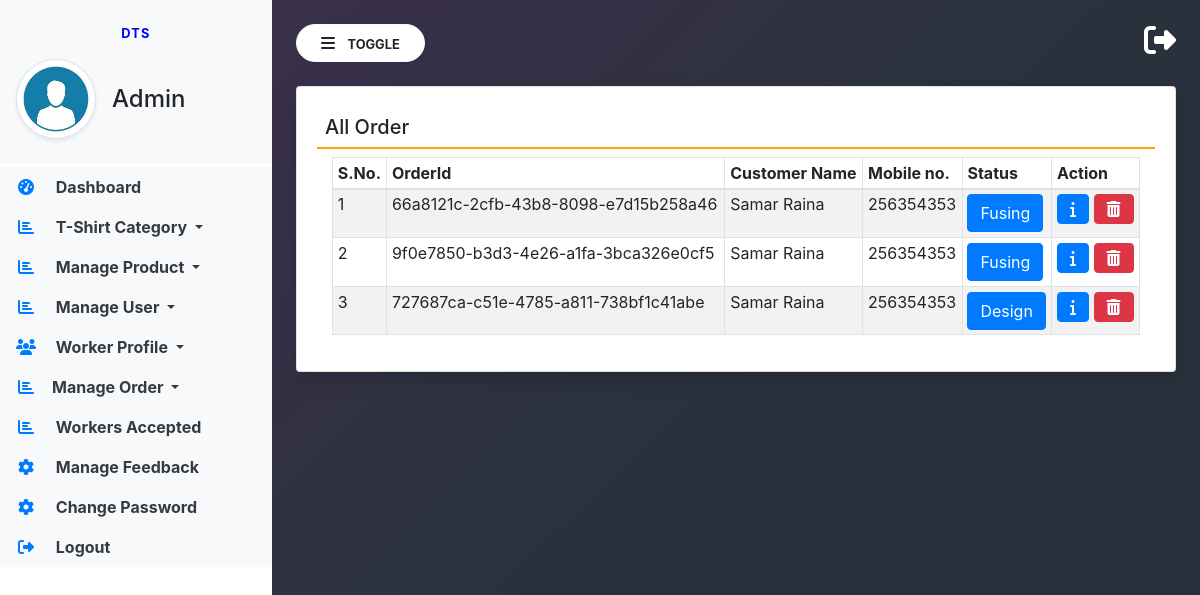
The app's page /manage-order/ with its own data.
### store_app/models.py (models this page shows, shortened)
class Order(models.Model):
    order_id = models.CharField(max_length=50, unique=True, default=uuid.uuid4, editable=False)
    user = models.ForeignKey(User, on_delete=models.CASCADE)
    user_p = models.ForeignKey(UserProfile, on_delete=models.CASCADE)
    product = models.CharField(max_length=1000,default='')
    status = models.IntegerField(choices=ORDERSTATUS, default=1)
    image = models.FileField(null=True, blank=True)
    quantity = models.IntegerField()
    phone = models.IntegerField() #Extra
    address = models.CharField(max_length=300, null=True, blank=True)
    product_description = models.TextField(null=True, blank=True)
    created = models.DateTimeField(auto_now_add=True)

class UserProfile(models.Model):
    user = models.ForeignKey (User, on_delete=models.CASCADE, null=True, blank=True)
    name = models.CharField(max_length=100, null=True, blank=True)
    last = models.CharField(max_length=100, null=True, blank=True)
    username = models.CharField(max_length=100, null=True, blank=True)
    email = models.CharField(max_length=150, null=True, blank=True)
    mobile = models.CharField(max_length=100, null=True, blank=True)
    address = models.TextField(null=True, blank=True)
    image = models.FileField(null=True, blank=True)

### E_shop/views.py (the view)
# urls.py: path('manage-order/', views.manage_order, name="manage_order"),
def manage_order(request):
    action = request.GET.get('action', 0)
    order = Order.objects.filter(status=int(action))
    order_status = ORDERSTATUS[int(action)-1][1]
    if int(action) == 0:
        order = Order.objects.filter()
        order_status = 'All'
    return render(request, 'admin/manage_ordered.html', locals())

### templates/admin/manage_ordered.html (shortened to what this page needs)
{% extends 'admin/admin_base.html' %}
{% block main %}
<link rel="stylesheet" href="https://cdnjs.cloudflare.com/ajax/libs/font-awesome/6.2.1/css/all.min.css" />
<div class="card shadow">
    <div class="card-body">
        <h5 class="p-2" style="border-bottom: 2px solid orange;">{{order_status}} Order</h5>
        <div class="container-fluid">
            <table class="table table-striped table-bordered table-sm" id="example">
                <thead>
                <tr>
                    <th>S.No.</th>
                    <th>OrderId</th>
                    <th>Customer Name</th>
                    <th>Mobile no.</th>
                    <th>Status</th>
                    <th>Action</th>
                </tr>
                </thead>
                <tbody>
                {% for i in order %}
                <tr>
                    <td>{{forloop.counter}}</td>
                    <td>{{i.order_id}}</td>
                    <td>{{i.user_p.name}} {{i.user_p.last}}</td>
                    <td>{{i.user_p.mobile}}</td>
                    <td><a href="/admin-order-track/{{i.id}}/" class="btn btn-primary" title="Track Status">{{i.get_status_display}}</a></td>
                    <td>
                        <button type="button" class="btn btn-primary" data-toggle="modal" data-target="#exampleModal-{{forloop.counter}}">
                            <i class="fas fa-info"></i>
                          </button>
                        <a href="/delete-order/{{i.id}}/?action={{request.GET.action}}" class="btn btn-danger"
                           onclick="return confirm('Are You Sure?')">
                            <i class="fas fa-trash-alt"></i>
                        </a>
                    </td>
                </tr>
                {% endfor %}
                </tbody>
            </table>
        </div>
    </div>
</div>
{% endblock %}

### templates/admin/admin_base.html (shortened to what this page needs)
{% load static %}
<html lang="en">
<head>
    <link rel="stylesheet" href="https://maxcdn.bootstrapcdn.com/bootstrap/4.3.1/css/bootstrap.min.css">
    <link rel="stylesheet" href="https://use.fontawesome.com/releases/v5.6.3/css/all.css"
>
    <link rel="stylesheet" type="text/css" href="{% static 'assets/css/admin_base_sideBar.css' %}">
    <html>
</head>
<body>
<div class="vertical-nav bg-white" id="sidebar">
    <div class="py-4 px-3 mb-1 bg-light">
        <p class="font-weight-bold text-uppercase px-3 small dashboard-text text-center">DTS</p>
        <div class="media d-flex align-items-center">
            <img src="{% static 'assets/images/team/adminpro.jpeg' %}" width="80" height="80"
                 class="mr-3 rounded-circle img-thumbnail shadow-sm">
            <div class="media-body">
                <h4 class="mb-0">Admin</h4>
            </div>
        </div>
    </div>
    <ul class="nav flex-column bg-white">
        <li class="nav-item">
            <a href="{% url 'a_dashboard' %}" class="nav-link text-dark bg-light">
                <i class="fas fa-tachometer-alt fa-fw mr-3 text-primary"></i>
                Dashboard
            </a>
        </li>
        <li class="nav-item dropdown">
            <a class="nav-link dropdown-toggle text-dark bg-light" href="#" id="navbardrop" data-toggle="dropdown">
                <i class="fas fa-chart-bar mr-3 text-primary fa-fw"></i> T-Shirt Category
            </a>
        </li>
        <li class="nav-item dropdown">
            <a class="nav-link dropdown-toggle text-dark bg-light" href="#" id="navbardrop" data-toggle="dropdown">
                <i class="fas fa-chart-bar mr-3 text-primary fa-fw"></i> Manage Product
            </a>
        </li>
        <li class="nav-item dropdown">
            <a class="nav-link dropdown-toggle text-dark bg-light" href="#" id="navbardrop" data-toggle="dropdown">
                <i class="fas fa-chart-bar mr-3 text-primary fa-fw"></i> Manage User
            </a>
        </li>
        <li class="nav-item dropdown">
            <a class="nav-link dropdown-toggle text-dark bg-light" href="#" id="navbardrop" data-toggle="dropdown">
                <i class="fas fa-users mr-3 text-primary fa-fw"></i> Worker Profile
            </a>
        </li>
        <li class="nav-item dropdown">
            <a class="nav-link dropdown-toggle text-dark bg-light" href="#" id="navbardrop" data-toggle="dropdown">
                <i class="fas fa-chart-bar mr-3 text-primary fa-fw"></i>Manage Order
            </a>
        </li>
        <li class="nav-item">
            <a href="{% url 'approved_designs' %}" class="nav-link text-dark bg-light">
                <i class="fas fa-chart-bar mr-3 text-primary fa-fw"></i>
                Workers Accepted
            </a>
        </li>
        <li class="nav-item">
            <a href="" class="nav-link text-dark bg-light">
                <i class="fas fa-cog mr-3 text-primary fa-fw"></i>
                Manage Feedback
            </a>
        </li>
        <li class="nav-item">
            <a href="" class="nav-link text-dark bg-light">
                <i class="fas fa-cog mr-3 text-primary fa-fw"></i>
                Change Password
            </a>
        </li>
        <li class="nav-item">
            <a href="{% url 'b_login' %}" class="nav-link text-dark bg-light">
                <i class="fas fa-sign-out-alt mr-3 text-primary fa-fw"></i>
                Logout
            </a>
        </li>
    </ul>
</div>
<div class="page-content p-4" id="content">
    <a href="{% url 'b_login' %}" title="logout" class="float-right text-white"><i class="fas fa-sign-out-alt fa-2x"></i></a>
    <button id="sidebarCollapse" type="button" class="btn btn-light bg-white rounded-pill shadow-sm px-4 mb-4">
        <i class="fas fa-bars mr-2"></i>
        <small class="text-uppercase font-weight-bold">Toggle</small>
    </button>
    {% block main %}
    {% endblock %}
</div>
</body>
</html>

### static/assets/css/admin_base_sideBar.css (style rules this page uses)
body { background-image : linear-gradient(135.9deg,rgba(57, 48, 74, 1) 16.4%,rgba(41, 50, 60, 1) 56.1%); min-height:100vh; }
.vertical-nav { min-width : 17rem; width : 17rem; height:100vh; position:fixed; top:0; left:0; transition: all 0.4s; }
.page-content { width:calc(100% - 17rem); margin-left:17rem; transition:all 0.4s; }
.dashboard-text { letter-spacing : 0.1em; color : blue; }
.nav-link { font-weight : bold; }

### records on screen
Order: order_id "66a8121c-2cfb-43b8-8098-e7d15b258a46", user_p.name "Samar", user_p.last "Raina", user_p.mobile "256354353", status "Fusing"
Order: order_id "9f0e7850-b3d3-4e26-a1fa-3bca326e0cf5", user_p.name "Samar", user_p.last "Raina", user_p.mobile "256354353", status "Fusing"
Order: order_id "727687ca-c51e-4785-a811-738bf1c41abe", user_p.name "Samar", user_p.last "Raina", user_p.mobile "256354353", status "Design"

### other values on screen
{{ order_status }} "All"
